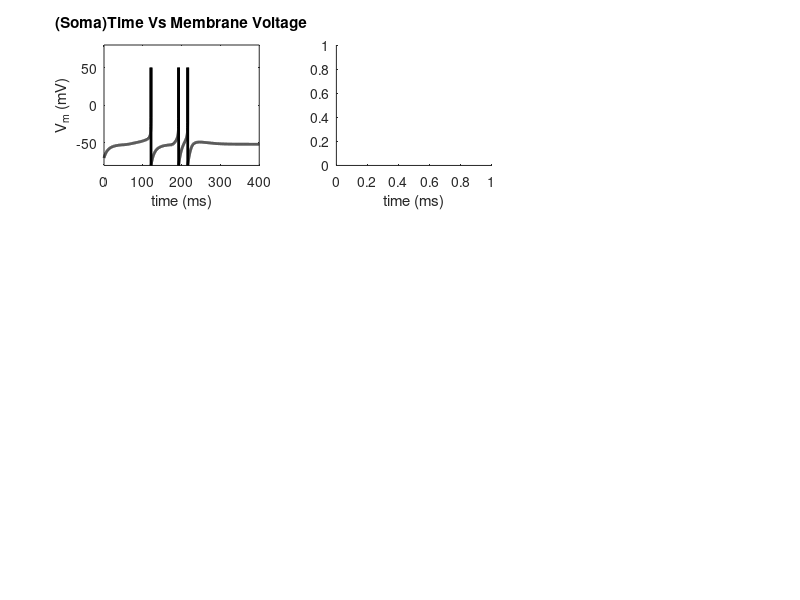

The MATLAB source for this figure: (Note: this script raises an error after producing the figure.)
% Robert Bain's final project code for COGS 268A @ UCI
% ELIF neurons with dendrite. Circuit is like an EMD / Reichardt detector.
% Includes motion detection experiments using said circuit / software model.

% Future ideas:
%   - COBA instead of CUBA (non-instantaneous current injection)
%   - Dendritic V ceiling related to synaptic equilibrium V
%   - Spine search dynamics
%   - Learning of weights
%   - Dendritic branching
%   - Active dendritic properties (eg NMDA, Ca++, Na+ spikes)
%   - Ensure bio-plausible parameters
%   - Voltage sensitive ch's that close briefly when initially ...
%     depolarized would lead to less leak AND FASTER PROPAGATION.

clear; close all; clc;

set(0, 'DefaultLineLineWidth', 2);

%% Parameters for the soma
tau = 0.010;                % membrane time constant
E_L = -0.070;               % leak potential (also resting potential)
Vth = -0.050;               % threshold potential (to produce spike)
Vreset = -0.080;            % reset potential (post-spike)
Cm = 100e-12;               % total membrane capacitance
G_L = Cm / tau;             % total membrane conductance (leak conductance)
% ELIF parameters for the soma
Vmax = 0.050;               % Clip spikes at this value of membrane potential
Delta_th = 0.005;           % Range of membrane potential for spike acceleration
% @TODO add some stochasticity
base_I = 178e-12;           % gives baseline firing rate 

%% Parameters for dendritic compartment #1
tau_d1 = 0.010;                
Cm_d1 = 100e-12;        

%% Parameters for dendritic compartment #2
tau_d2 = 0.010;                            
Cm_d2 = 100e-12;               

% resistor value coupling compartments
R_1 = 5e8;
R_2 = 5e8;

%% Simulation parameters
dt = 0.0001;                % time-step
tmax = 0.4;
t = 0:dt:tmax;               % vector of time-points
n_ts = length(t);               % number of timesteps in the simulation

% how many timesteps after feature N 'a' to fire 'b'
b_delays = -1250:50:1250;
% Get the mean FR for several different motion speeds. 
FRs = zeros(size(b_delays));
h_fig_i = 0;    % used for subplots across diff experimental delays

for h = 1:length(b_delays)
    b_delay = b_delays(h);
    
    % reset experiment specific values / arrays
    I = base_I * ones(size(t));     % vector for current at each time-point
    I_from_dends = zeros(size(t));  % total current from dend's integrated at soma
    V = E_L * ones(size(t));        % initialize the membrane potential vector for the soma
    V_d1 = E_L * ones(size(t));     % initialize the membrane potential vector for dend #1
    V_d2 = E_L * ones(size(t));     % initialize the membrane potential vector for dend #1
    G_L_d1 = Cm_d1 / tau_d1;
    G_L_d2 = Cm_d2 / tau_d2;
    spikes = zeros(size(t));        % initialize a vector to record spikes
    % less comparmental leak after sufficient depolarization
    c_leaks_1 = zeros(size(t));
    c_leaks_2 = zeros(size(t));
    c_leaks_1(1) = 1e-8; % comp_leak_1;
    c_leaks_2(1) = 1e-8; % comp_leak_2;
    
    for i = 2:n_ts             % loop through all time points

        % update dendritic compartment #2's Vm
        I_d2 = (V_d2(i-1) - V_d1(i-1)) / R_2;
        % I_d2 = I_d2 * (1 - comp_leak_2);
        % subtract current leaving d2 -> d1
        total_I_d2 = -I_d2 + G_L_d2 * (E_L - V_d2(i-1));

        if i >= 1750 + b_delay && i < 2250 + b_delay
           % feature N 'b' fires 
           % add current to dendritic compartments attached to 'b' axon
           total_I_d2 = total_I_d2 + 80e-11;
        end    
        V_d2(i) = V_d2(i-1) + dt * total_I_d2 / Cm_d2;

        % decrease outward current if sufficiently depolarized
        if V_d2(i) > 0.0 % 0 mV
            % @TODO stopped using comp_leak variables; update naming to reflect change
            % comp_leak_2 = max(0, (comp_leak_2 - 0.02));
            % @TODO make not hard-coded!
            G_L_d2 = 5e-9;
        else
            % comp_leak_2 = min(0.7, (comp_leak_2 + 0.02));
            G_L_d2 = min(1e-8, (G_L_d2 + 2e-11));
        end
        c_leaks_2(i) = G_L_d2; % comp_leak_2;

        % @TODO Fix so conduction is faster ...
        %%% Didn't work. Made the voltage level off right @ the switching point...
        % probabilistically send more current to soma conditioned on leak amount
        % if G_L_d1 == 1e-10;
        %    j = 2;
        % end
        
        I_d1 = (V_d1(i-1) - V(i-1)) / R_1;
        % @TODO no longer using this method, cleanup similar snippets too
        % I_d1 = I_d1 * (1 - comp_leak_1);
        % add d2 -> d1; subtract d1 -> soma
        total_I_d1 = -I_d1 + I_d2 + G_L_d1 * (E_L - V_d1(i-1));    

        if i >= 1750 && i < 2250
            % feature N 'a' fires
            % add current to dendritic compartments attached to 'a' axon
            % 'a' & 'b' both send axons to an inhibitory N. 
            % 'a' does disinhibition and 'b' does inhibition (ie exc & inh)
            % violation of Dale's rule or a second sign switching interneuron
            if b_delay > 0 | b_delay < -500
                total_I_d1 = total_I_d1 + 80e-11;
            else
                total_I_d1 = total_I_d1 + 80e-11 / 2;
            end
        end
        V_d1(i) = V_d1(i-1) + dt * total_I_d1 / Cm_d1;

        % decrease outward current if sufficiently depolarized
        if V_d1(i) > -0.007 % 0 mV
            % comp_leak_1 = max(0, (comp_leak_1 - 0.02));
            G_L_d1 = 5e-9;
        else
            % comp_leak_1 = min(0.7, (comp_leak_1 + 0.02));
            G_L_d1 = min(1e-8, (G_L_d1 + 2e-11));
        end
        c_leaks_1(i) = G_L_d1; % comp_leak_1;

        % next line: Forward Euler update of membrane potential
        exp_bit = Delta_th * exp((V(i-1) - Vth) / Delta_th);
        total_I = I(i) + G_L * (E_L - V(i-1) + exp_bit);
        % add current coming from dendritic compartment #1
        total_I = total_I + I_d1;
        if t == 1
            I_from_dends(i) = I_d1;
        else
            I_from_dends(i) = I_from_dends(i-1) + I_d1;
        end
        V(i) = V(i-1) + dt * total_I / Cm;
        if V(i) > Vmax              % if potential is greater than Vmax
            spikes(i) = 1;          % record the spiketime
            V(i) = Vreset;          % Reset the membrane potential
            V(i-1) = Vmax;          % add a spike on prior time-point for visual purposes
        end
    end
    
    FRs(h) = sum(spikes) / tmax;
    
    %%{
    
    if h == 1 | h == 20 | h == 28
        if h == 1
            figure()
        end
        subplot(3,3,3*h_fig_i+1)
        plot(t*1000, V*1000, 'k');
        if h == 1
            title(["(Soma)", "", "Time Vs Membrane Voltage"])
        end
        xlabel('time (ms)')
        ylabel('V_m (mV)')
        ylim([-80 80])

        subplot(3,3,3*h_fig_i+2)
        xlabel('time (ms)')
        yyaxis left
        plot(t*1000, V_d1*1000, 'k');
        ylabel('V_m (mV)')
        ylim([-80 80])
        set(gca, 'YColor','black')
        if h == 1
            title(["(Dendritic Compartment #1)", "", "Time Vs Membrane Voltage & Leak"])
        end
        yyaxis right
        ylabel('Conductance (nS)')
        set(gca, 'YColor','blue')
        ylim([40 110])
        yticks(50:10:100)
        hold on
        plot(t*1000, c_leaks_1*10e9, '--', 'Color', 'blue');
        hold off

        subplot(3,3,3*h_fig_i+3)
        xlabel('time (ms)')
        yyaxis left
        plot(t*1000, V_d2*1000, 'k');
        ylabel('V_m (mV)')
        ylim([-80 80])
        set(gca, 'YColor','black')
        if h == 1
            title(["(Dendritic Compartment #2)", "", "Time Vs Membrane Voltage & Leak"])
        end
        yyaxis right
        ylabel('Conductance (nS)')
        set(gca, 'YColor','blue')
        ylim([40 110])
        yticks(50:10:100)
        hold on
        plot(t*1000, c_leaks_2*10e9, '--', 'Color', 'blue');
        hold off
        
        h_fig_i = h_fig_i + 1;

        % figure()
        % plot(t*1000, I_from_dends, 'k');
        % title("current between soma and dendrite")
        % xlabel('time (ms)')
        % ylabel('current (pA)')

        % pause()
        % close all
    end
    
    %}
    
end

figure()
plot(b_delays/10, FRs, 'k');
title("Delay Time Vs Mean Firing Rate")
xlabel('time (ms)')
ylabel('Firing Rate (Hz)')
ylim([4 11])
yticks(5:1:10)
